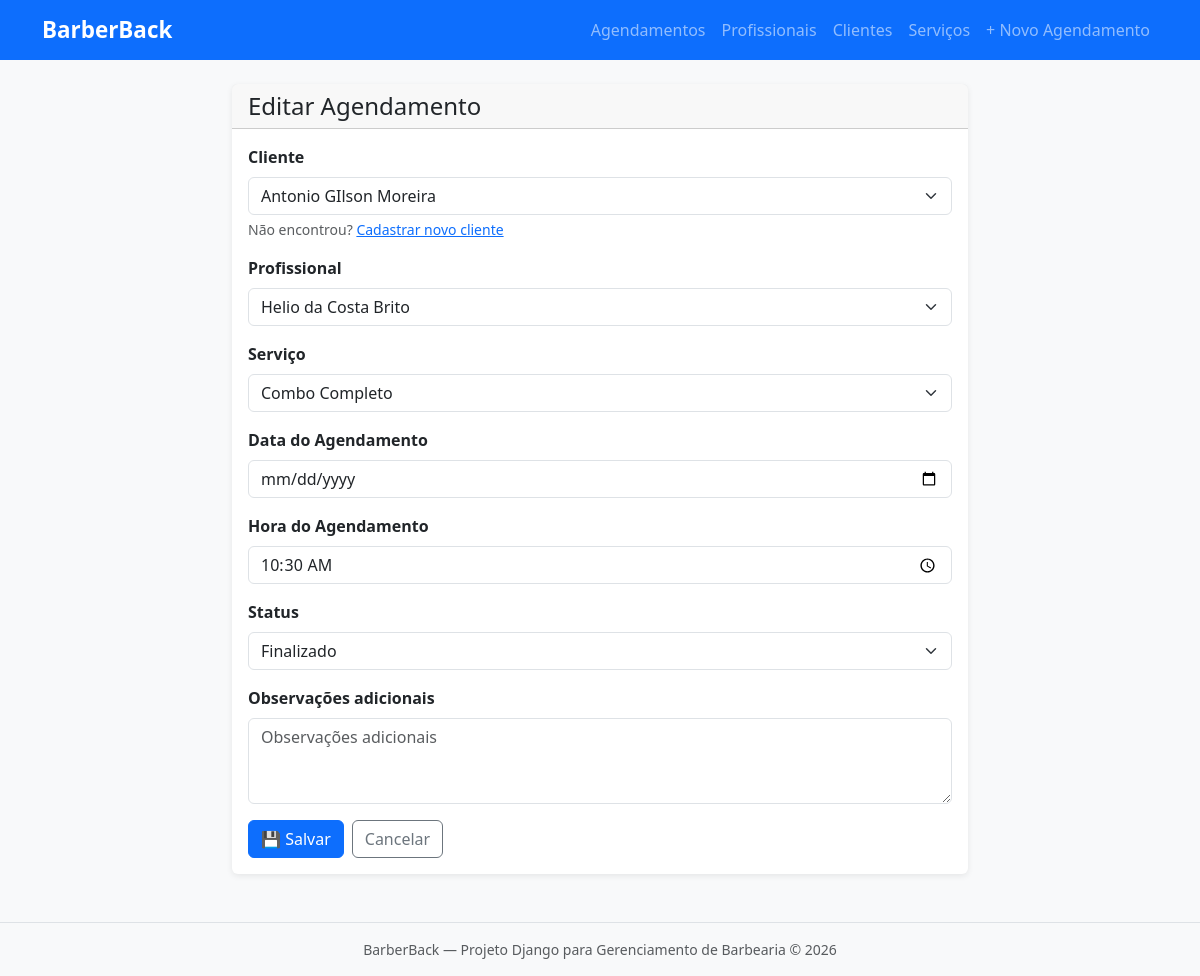
The page /agendamentos/1/editar/ on the database its author committed.
### barbearia/models.py (models this page shows, shortened)
class Agendamento(models.Model):
    cliente = models.ForeignKey(
        'Cliente',
        on_delete=models.CASCADE,
        verbose_name='Cliente',
        related_name='agendamentos'
    )
    profissional = models.ForeignKey(
        'Profissional',
        on_delete=models.CASCADE,
        verbose_name='Profissional',
        related_name='agendamentos'
    )
    servico = models.ForeignKey(
        'Servico',
        on_delete=models.SET_NULL,
        null=True,
        blank=True,
        verbose_name='Serviço',
        related_name='agendamentos'
    )
    data_agendamento = models.DateField(
        verbose_name='Data do agendamento'
    )
    hora_agendamento = models.TimeField(
        verbose_name='Hora do agendamento'
    )
    obs = models.TextField(
        blank=True,
        verbose_name='Observações adicionais'
    )
    status = models.CharField(
        max_length=20,
        choices=[
            ('AGENDADO', 'Agendado'),
            ('FINALIZADO', 'Finalizado'),
            ('CANCELADO', 'Cancelado'),
        ],
        default='AGENDADO',
        verbose_name='Status do agendamento'
    )
    class Meta:
        verbose_name = 'Agendamento'
        verbose_name_plural = 'Agendamentos'
        ordering = ['data_agendamento']    # Ordena pela data do agendamento

### barbearia/views.py (the view)
# urls.py: path('agendamentos/<int:pk>/editar/', views.agendamento_editar, name='agendamento_editar'),
def agendamento_editar(request, pk):
    agendamento = get_object_or_404(Agendamento, pk=pk)
    if request.method == 'POST':
        form = AgendamentoForm(request.POST, instance=agendamento)
        if form.is_valid():
            form.save()
            messages.success(request, f'Agendamento para "{agendamento.cliente.nome}" atualizado!')
            return redirect('agendamento_detalhe', pk=agendamento.pk)
    else: # GET
        form = AgendamentoForm(instance=agendamento)  # Preenche o form com os dados existentes
    context = {
        'form': form,
        'acao': 'Editar',
        'agendamento': agendamento,
    }
    return render(request, 'barbearia/agendamento/agendamento_form.html', context)

### barbearia/forms.py
class AgendamentoForm(forms.ModelForm):
    class Meta:
        model = Agendamento
        fields = ['cliente', 'profissional', 'status', 'servico', 'data_agendamento', 'hora_agendamento', 'obs']
        widgets = {
            'cliente': forms.Select(attrs={'class': 'form-select'}),
            'profissional': forms.Select(attrs={'class': 'form-select'}),
            'status': forms.Select(attrs={'class': 'form-select'}),
            'servico': forms.Select(attrs={'class': 'form-select'}),
            'data_agendamento': forms.DateInput(attrs={'class': 'form-control', 'type': 'date'}),
            'hora_agendamento': forms.TimeInput(attrs={'class': 'form-control', 'type': 'time'}),
            'obs': forms.Textarea(attrs={'class': 'form-control', 'placeholder': 'Observações adicionais', 'rows': 3}),
        }

### barbearia/models.py (called while the page is built)
    def __str__(self):
        return self.nome

    def __str__(self):
        return self.nome

    def __str__(self):
        return self.nome

### barbearia/templates/barbearia/agendamento/agendamento_form.html (shortened to what this page needs)
{% extends "barbearia/base.html" %}
{% block conteudo %}
<div class="row justify-content-center">
    <div class="col-lg-8">
        <div class="card">
            <div class="card-header">
                <h2 class="h4 mb-0">{{ acao }} Agendamento</h2>
            </div>
            <div class="card-body">
                <form method="post">
                    {% if form.cliente %}
                    <div class="mb-3">
                        <label for="{{ form.cliente.id_for_label }}" class="form-label fw-bold">
                            Cliente
                        </label>
                        {{ form.cliente }}
                        <div class="form-text">
                            Não encontrou? <a href="{% url 'cliente_criar' %}" target="_blank">Cadastrar novo cliente</a>
                        </div>
                    </div>
                    {% endif %}
                    {% if form.profissional %}
                    <div class="mb-3">
                        <label for="{{ form.profissional.id_for_label }}" class="form-label fw-bold">
                            Profissional
                        </label>
                        {{ form.profissional }}
                    </div>
                    {% endif %}
                    {% if form.servico %}
                    <div class="mb-3">
                        <label for="{{ form.servico.id_for_label }}" class="form-label fw-bold">
                            Serviço
                        </label>
                        {{ form.servico }}
                    </div>
                    {% endif %}
                    {% if form.data_agendamento %}
                    <div class="mb-3">
                        <label for="{{ form.data_agendamento.id_for_label }}" class="form-label fw-bold">
                            Data do Agendamento
                        </label>
                        {{ form.data_agendamento }}
                    </div>
                    {% endif %}
                    {% if form.hora_agendamento %}
                    <div class="mb-3">
                        <label for="{{ form.hora_agendamento.id_for_label }}" class="form-label fw-bold">
                            Hora do Agendamento
                        </label>
                        {{ form.hora_agendamento }}
                    </div>
                    {% endif %}
                    {% if form.status %}
                    <div class="mb-3">
                        <label class="form-label fw-bold">Status</label>
                        {{ form.status }}
                    </div>
                    {% endif %}
                    {% if form.obs %}
                    <div class="mb-3">
                        <label class="form-label fw-bold">Observações adicionais</label>
                        {{ form.obs }}
                    </div>
                    {% endif %}
                    <div class="d-flex gap-2">
                        <button type="submit" class="btn btn-primary">💾 Salvar</button>
                        {% if agendamento %}
                            <a href="{% url 'agendamento_detalhe' agendamento.pk %}" class="btn btn-outline-secondary">Cancelar</a>
                        {% else %}
                            <a href="{% url 'agendamento_lista' %}" class="btn btn-outline-secondary">Cancelar</a>
                        {% endif %}
                    </div>
                </form>
            </div>
        </div>
    </div>
</div>
{% endblock %}

### barbearia/templates/barbearia/base.html (style rules this page uses)
body { background-color: #f8f9fa; }
.card { box-shadow: 0 2px 6px rgba(0,0,0,0.08); border: none; }

### rows shown on the page
Agendamento: cliente "Antonio GIlson Moreira", profissional "Helio da Costa Brito", servico "Combo Completo", hora_agendamento "10:30:00", status "Finalizado"

### other values the page prints
{{ acao }} "Editar"
